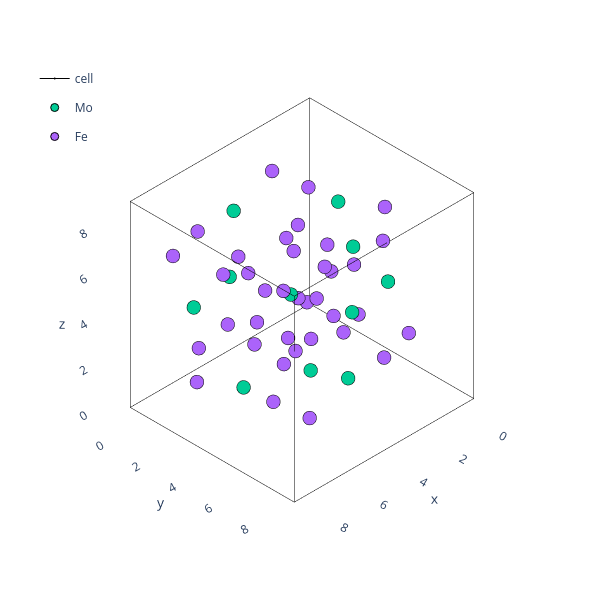

Here is the notebook cell this chart was saved with:
### Code cell
theatoms=AtomsObjects['R']['Atoms'].atoms.sample(n=1).iloc[0]
plotting.plotly_atoms(theatoms)

### Figure 1 — Plotly figure (JSON) as saved in the notebook; plotly's stock layout.template omitted (floating-point values rounded to 4 significant figures)
{"data": [{"hoverinfo": "skip", "legendgroup": "cell", "line": {"color": "black", "width": 1}, "marker": {"size": 0.01}, "name": "cell", "showlegend": false, "type": "scatter3d", "x": [0.0, 9.055], "y": [0, 0], "z": [0, 0]}, {"hoverinfo": "skip", "legendgroup": "cell", "line": {"color": "black", "width": 1}, "marker": {"size": 0.01}, "name": "cell", "showlegend": false, "type": "scatter3d", "x": [0, 0], "y": [0.0, 9.068], "z": [0, 0]}, {"hoverinfo": "skip", "legendgroup": "cell", "line": {"color": "black", "width": 1}, "marker": {"size": 0.01}, "name": "cell", "showlegend": false, "type": "scatter3d", "x": [0, 0], "y": [0, 0], "z": [0.0, 9.054]}, {"hoverinfo": "skip", "legendgroup": "cell", "line": {"color": "black", "width": 1}, "marker": {"size": 0.01}, "name": "cell", "showlegend": false, "type": "scatter3d", "x": [9.055, 9.055], "y": [0.0, 9.068], "z": [0, 0]}, {"hoverinfo": "skip", "legendgroup": "cell", "line": {"color": "black", "width": 1}, "marker": {"size": 0.01}, "name": "cell", "showlegend": false, "type": "scatter3d", "x": [0.0, 9.055], "y": [9.068, 9.068], "z": [0, 0]}, {"hoverinfo": "skip", "legendgroup": "cell", "line": {"color": "black", "width": 1}, "marker": {"size": 0.01}, "name": "cell", "showlegend": false, "type": "scatter3d", "x": [9.055, 9.055], "y": [9.068, 9.068], "z": [0.0, 9.054]}, {"hoverinfo": "skip", "legendgroup": "cell", "line": {"color": "black", "width": 1}, "marker": {"size": 0.01}, "name": "cell", "showlegend": false, "type": "scatter3d", "x": [9.055, 9.055], "y": [0, 0], "z": [0.0, 9.054]}, {"hoverinfo": "skip", "legendgroup": "cell", "line": {"color": "black", "width": 1}, "marker": {"size": 0.01}, "name": "cell", "showlegend": false, "type": "scatter3d", "x": [0, 0], "y": [9.068, 9.068], "z": [0.0, 9.054]}, {"hoverinfo": "skip", "legendgroup": "cell", "line": {"color": "black", "width": 1}, "marker": {"size": 0.01}, "name": "cell", "showlegend": false, "type": "scatter3d", "x": [0.0, 9.055], "y": [0, 0], "z": [9.054, 9.054]}, {"hoverinfo": "skip", "legendgroup": "cell", "line": {"color": "black", "width": 1}, "marker": {"size": 0.01}, "name": "cell", "showlegend": false, "type": "scatter3d", "x": [0, 0], "y": [0.0, 9.068], "z": [9.054, 9.054]}, {"hoverinfo": "skip", "legendgroup": "cell", "line": {"color": "black", "width": 1}, "marker": {"size": 0.01}, "name": "cell", "showlegend": false, "type": "scatter3d", "x": [0.0, 9.055], "y": [9.068, 9.068], "z": [9.054, 9.054]}, {"hoverinfo": "skip", "legendgroup": "cell", "line": {"color": "black", "width": 1}, "marker": {"size": 0.01}, "name": "cell", "showlegend": true, "type": "scatter3d", "x": [9.055, 9.055], "y": [0.0, 9.068], "z": [9.054, 9.054]}, {"hovertext": ["Mo0", "Mo1", "Mo2", "Mo3", "Mo4", "Mo5", "Mo6", "Mo7", "Mo8", "Mo9", "Mo10", "Mo11", "Mo12"], "marker": {"line": {"color": "black", "width": 1}}, "mode": "markers", "name": "Mo", "type": "scatter3d", "x": [5.773, 2.515, 7.7, 4.847, 9.03, 3.845, 6.699, 4.396, 1.515, 5.066, 7.149, 10.03, 6.479], "y": [5.275, 4.322, 2.019, 7.425, 6.229, 8.532, 3.126, 4.86, 4.053, 1.118, 5.691, 6.498, 9.433], "z": [5.743, 7.75, 4.649, 2.584, 3.736, 6.837, 8.902, 1.524, 5.144, 4.256, 9.962, 6.343, 7.23]}, {"hovertext": ["Fe0", "Fe1", "Fe2", "Fe3", "Fe4", "Fe5", "Fe6", "Fe7", "Fe8", "Fe9", "Fe10", "Fe11", "Fe12", "Fe13", "Fe14", "Fe15", "Fe16", "Fe17", "Fe18", "Fe19", "Fe20", "Fe21", "Fe22", "Fe23", "Fe24", "Fe25", "Fe26", "Fe27", "Fe28", "Fe29", "Fe30", "Fe31", "Fe32", "Fe33", "Fe34", "Fe35", "Fe36", "Fe37", "Fe38", "Fe39"], "marker": {"line": {"color": "black", "width": 1}}, "mode": "markers", "name": "Fe", "type": "scatter3d", "x": [3.519, 8.026, 1.976, 7.088, 2.558, 9.569, 4.457, 8.987, 2.605, 1.112, 3.056, 8.94, 10.43, 8.489, 4.882, 1.824, 2.527, 6.663, 9.721, 9.018, 5.932, 3.913, 3.968, 5.613, 7.632, 7.577, 6.637, 3.415, 6.217, 4.908, 8.13, 5.328, 0.8598, 10.69, 3.944, 8.923, 2.872, 7.601, 2.622, 8.673], "y": [3.217, 7.334, 2.085, 1.63, 6.907, 8.466, 8.921, 3.644, 2.922, 2.398, 0.8756, 7.629, 8.153, 9.675, 2.288, 4.689, 1.464, 8.263, 5.862, 9.087, 3.578, 5.596, 3.454, 6.973, 4.955, 7.097, 5.834, 6.181, 2.855, 4.717, 4.37, 7.696, 0.7823, 9.769, 2.234, 3.533, 8.614, 8.317, 7.018, 1.936], "z": [3.504, 7.982, 7.083, 2.37, 2.103, 4.403, 9.116, 9.383, 1.116, 3.094, 2.53, 10.37, 8.392, 8.956, 1.73, 2.611, 4.843, 9.756, 8.875, 6.644, 3.825, 4.014, 5.909, 7.661, 7.472, 5.577, 3.376, 6.29, 6.517, 8.11, 5.196, 4.97, 0.8695, 10.62, 8.857, 2.677, 4.123, 2.629, 8.809, 7.363]}], "layout": {"height": 600, "legend": {"x": 0.05, "xanchor": "left", "y": 0.9, "yanchor": "top"}, "margin": {"b": 5, "l": 5, "r": 0.5, "t": 5}, "scene": {"aspectmode": "data", "camera": {"projection": {"type": "orthographic"}}, "xaxis": {"range": [-0.9055, 9.961], "showbackground": false, "showgrid": false}, "yaxis": {"range": [-0.9068, 9.974], "showbackground": false, "showgrid": false}, "zaxis": {"range": [-0.9054, 9.959], "showbackground": false, "showgrid": false}}, "width": 600}}
